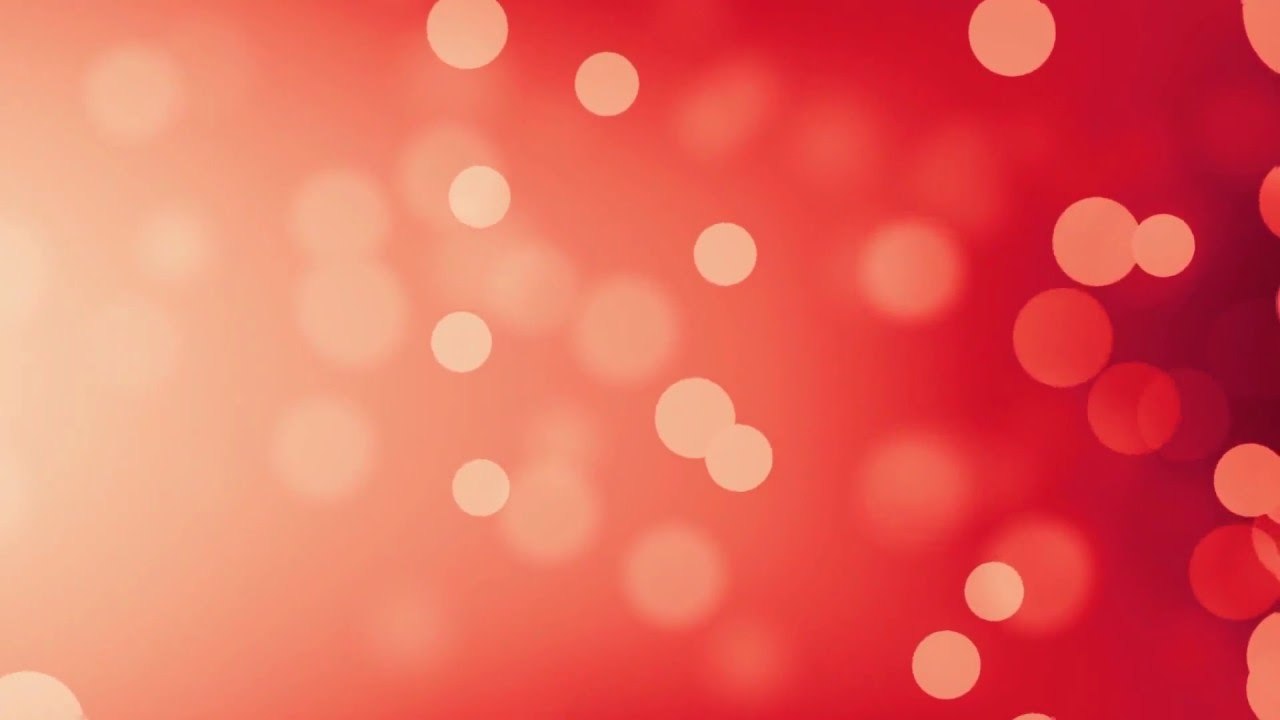
#> input picture OpenCV_study_code/image_data/image_1.jpg, 1280 x 720 px, given in place of 1_F.jpg, which was not available
$ jupyter execute --allow-errors img_processing_tmdhey.ipynb   (older library calls are emulated)   (text cells are left out)
#> lines starting #> are read from the running program, lines starting #| are printed output that depends on the picture; after the words box and inside, x2 and y2 are one past the last pixel; in counts of white or black regions, pixels touching at a corner belong together; pictures that were not available may be replaced by others from this repository, and a replacement may not be noted
[cell 1]
from google.colab import drive
drive.mount('/content/drive')

[cell 2]
# img_path = "/content/drive/MyDrive/cakd_colab/2차플젝/데이터 원본-20211021T022528Z-001/데이터 원본/first"

[cell 3]
# [6 lines left out: function show, not called in this run]

[cell 4]
from google.colab import files
uploaded = files.upload()
#> the answer given: image_1.jpg

[cell 5]
# import

import numpy as np
import cv2
import matplotlib.pyplot as plt
from sklearn.linear_model import LinearRegression
import glob
import math

[cell 6]
# image 가져오기
img = cv2.imread('1_F.jpg',cv2.IMREAD_COLOR)
#> img is the input picture: shape (720, 1280, 3); mean B, G, R 91, 102.3, 229
img_ = img.copy()

[cell 7]
def rotate_image(image, angle):
#> called with angle = 30
    image_center = tuple(np.array(image.shape[1::-1]) / 2)
    rot_mat = cv2.getRotationMatrix2D(image_center, angle, 1.0)
    result = cv2.warpAffine(image, rot_mat, image.shape[1::-1], flags=cv2.INTER_LINEAR,borderMode=cv2.BORDER_CONSTANT,borderValue=(0,0,0))
    return result

a= rotate_image(img,30) # 이미지, 각도
plt.imshow(a)
plt.show()

[cell 8]
# img 크기 (세로,가로,층)
print(img.shape)
#| (720, 1280, 3)
print(tuple(np.array(img.shape)))
#| (720, 1280, 3)

[cell 9]
image_center = tuple(np.array(img.shape[1::-1]) / 2)
image_center

# 1부터 끝까지 -1칸 간격으로 ( == 역순으로) /2
# 원래 (세로,가로,층)인데 (가로,세로)로 만들고싶어서 [1::-1]
# 그리고 거기서 중간지점 구하고싶어서 /2
# (가로,세로,층)

[cell 10]
# img에 중심 좌표 찍기 (가로,세로)형식으로 넣어줘야함
red_color=(255,0,0)
center= cv2.line(img,(444,630),(444,630),red_color,30)

plt.imshow(center)
plt.show()

[cell 11]
# 이동 변환 표현하는 <변환 행렬>
# 영상의 특정 지점을 기준(image_center)으로 회전(angle만큼), scale만큼 확대시켜서
rot_mat = cv2.getRotationMatrix2D(image_center, 10, 1.0) # 이미지 중심지점을 기준으로
rot_mat

[cell 12]
# 이동 변환을 표현하는 어파인 변환 행렬을 만든 후
# cv2.warpAffine 함수로 넘겨주면 이동 변환 완성!

# # 0,0 의미는 입력영상 크기와 동일한 출력 영상 생성
result = cv2.warpAffine(img,# 이미지
                        rot_mat, # 변환행렬
                        img.shape[1::-1], # 결과 영상 크기 (888,1260)
                        flags=cv2.INTER_LINEAR, # 선형 보간법(기본)
                        borderMode=cv2.BORDER_CONSTANT, # 기본값으로
                        borderValue=(0,0,0))

## 참고 (정확도 높일 때 바꿔볼 수 있을지도?)
# flags  --     cv2.INTER_LINEAR - 양선형 보간법(2x2 이웃 픽셀 참조) : 효율굿 속도굿 퀄리티적당
# flags  --     cv2.INTER_CUBIC - 3차회선 보간법(4x4 이웃 픽셀 참조) : LINEAR 보다 느리지만 퀄리티 더 좋음
plt.imshow(result)
plt.show()

[cell 13]
# image 가져오기
img = cv2.imread('1_F.jpg',cv2.IMREAD_COLOR)
img_ = img.copy()
plt.imshow(img)
plt.show()

[cell 14]
img= img_.copy()

[cell 15]
# opencv(bgr) 에서 matplotlib(rgb)로 변경
img = cv2.cvtColor(img, cv2.COLOR_BGR2RGB)

# 이진화
# 마스크 생성을 위해 밝기 강조한 Lab으로 이미지 변환
# Lab : 조명의 영향 없애기 (조명이 있으면 이미지,배경 분리가 어려움. / lab은 lightness 가장 잘 분리)
# Median Filter 과정을 거쳐 조명의 상태를 알아낸 다음 반전 시켜 역조명 채널을 만들어 냄
# 이를 원본 영상에 합성하여 Clear 한 Image 를 만들어 내기
img = cv2.cvtColor(img, cv2.COLOR_BGR2Lab)
#> img: shape (720, 1280, 3); mean of channels 0, 1, 2 127.8, 161.5, 64

plt.imshow(img)
plt.show()

[cell 16]
# 원본-열림 : 값이 크게 튀는 밝은 영역 강조
k = cv2.getStructuringElement(cv2.MORPH_RECT, (50, 50))
img = cv2.morphologyEx(img, cv2.MORPH_TOPHAT, k)
#> img: shape (720, 1280, 3); mean of channels 0, 1, 2 3.7, 1.8, 2.3

plt.imshow(img)
plt.show()

[cell 17]
img.shape

[cell 18]
# 블러 필터 차이
blur1 = cv2.GaussianBlur(img, (15, 15), 0)
#> blur1: shape (720, 1280, 3); mean of channels 0, 1, 2 3.6, 1.8, 2.2
blur2 = cv2.GaussianBlur(img, (9, 9), 0)
#> blur2: shape (720, 1280, 3); mean of channels 0, 1, 2 3.7, 1.8, 2.2
blur3 = cv2.medianBlur(img, 3)
#> blur3: shape (720, 1280, 3); mean of channels 0, 1, 2 3.6, 1.8, 2.2
blur4 = cv2.medianBlur(img, 9)
#> blur4: shape (720, 1280, 3); mean of channels 0, 1, 2 3.5, 1.7, 2.2
blur5= cv2.bilateralFilter(img,-1, 10, 5)
#> blur5: shape (720, 1280, 3); mean of channels 0, 1, 2 3.6, 1.8, 2.2

merged = np.hstack((blur1, blur2 ,blur3, blur4, blur5))
#> merged: shape (720, 6400, 3); mean of channels 0, 1, 2 3.6, 1.8, 2.2

plt.figure(figsize=(12, 60))
plt.imshow(merged)
plt.show()

[cell 19]
# 미디안 블러필터 적용
# img = cv2.medianBlur(img, 3)

# bilateral 필터 적용
img= cv2.bilateralFilter(img,-1, 10, 5)
plt.imshow(img)
plt.show()

[cell 20]
# Lab에서 Grayscale로 이미지 변환 for threshold

img = cv2.cvtColor(img, cv2.COLOR_Lab2BGR)
img = cv2.cvtColor(img, cv2.COLOR_BGR2GRAY)
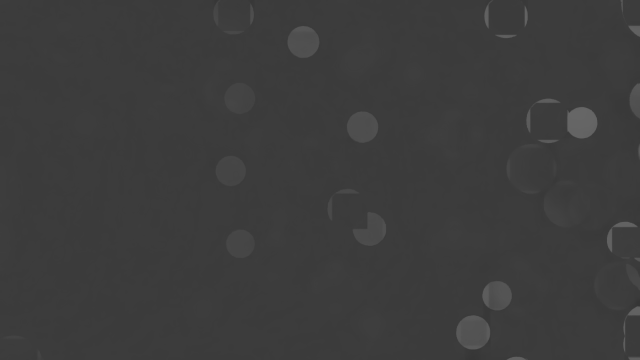
#> img: shape (720, 1280) (shown at 1/2 size); min 53, max 102, mean 60.4

[cell 21]
plt.imshow(img, cmap='gray')
plt.show()

[cell 22]
np.mean(img)
#> Out = 60.44

[cell 23]
# 이진화 : 이미지 픽셀값을 0 or 255(1)로 바꾸는 작업 (배경과 객체 구분)
ret, mask = cv2.threshold(img,
                          np.mean(img), # thresh= 이미지의 평균값을 임계치로
                          255,
                          cv2.THRESH_BINARY)
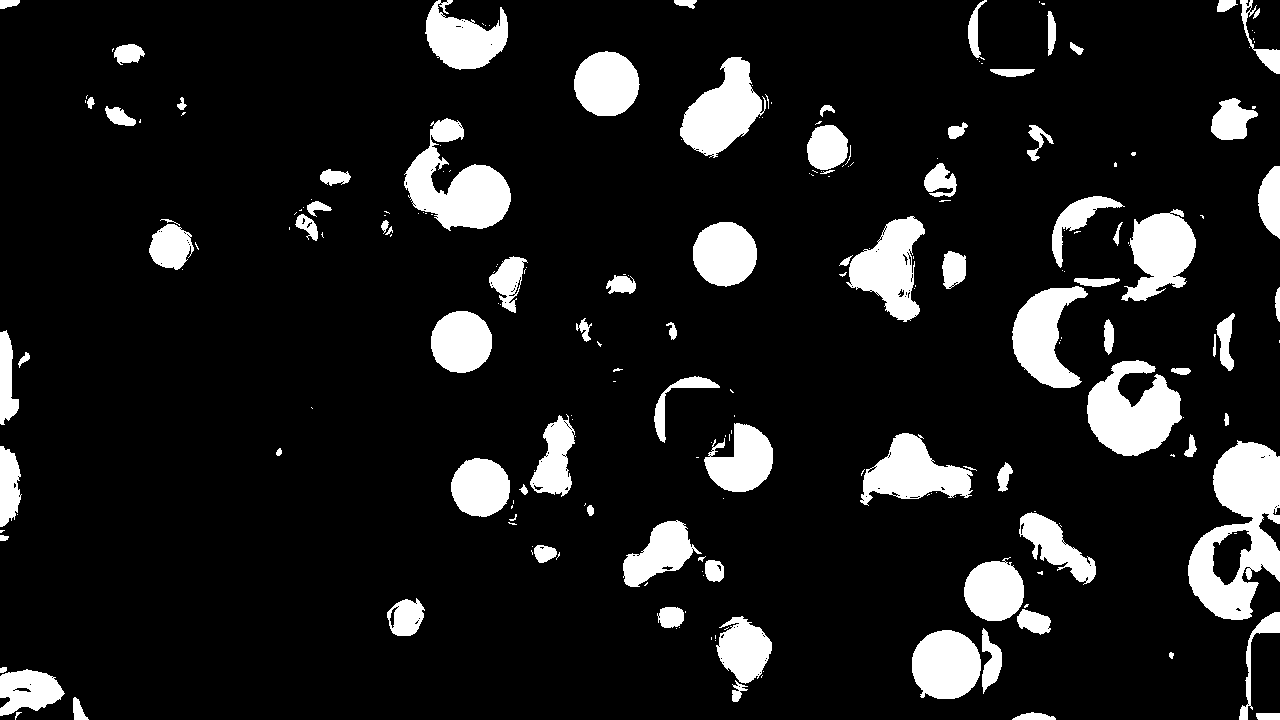
#> mask: shape (720, 1280); 11.5% white; 222 white regions (129 under 20 px)
#> ret = 60

[cell 24]
plt.imshow(mask, cmap='gray')
plt.show()

[cell 25]
# 같은 픽셀 강도를 갖는 애들 연결해줌 (오브젝트 검출)
contours, hierarchy = cv2.findContours(mask, # 마스크에서
                                       cv2.RETR_EXTERNAL, # 바깥쪽 라인만
                                       cv2.CHAIN_APPROX_SIMPLE) # 컨투어 꼭짓점 좌표만 제공
#> contours = 221 contours, 138 with area under 20; largest, box (x1, y1, x2, y2) and area: (1188, 440, 1280, 620) 10180, (404, 118, 511, 231) 5694, (1087, 360, 1182, 456) 5566, (680, 57, 766, 158) 4550, (846, 216, 925, 322) 4345
# 그려주기
cv2.drawContours(mask, contours,
                 -1, (255, 255, 255), -1) # -1: 모든 컨트어 표시
#> mask: shape (720, 1280); 11.7% white; 221 white regions (128 under 20 px)

[cell 26]
plt.imshow(mask, cmap='gray')
plt.show()

[cell 27]
#### 강 조
# 모폴로지
k = cv2.getStructuringElement(cv2.MORPH_RECT, (50, 50))
img = cv2.morphologyEx(img, cv2.MORPH_TOPHAT, k)

[cell 28]
plt.imshow(img, cmap='gray')
plt.show()

[cell 29]
# contrast

img = cv2.cvtColor(img, cv2.COLOR_BGR2RGB)
#> img: shape (720, 1280, 3)
img = cv2.cvtColor(img, cv2.COLOR_BGR2GRAY)

[cell 30]
plt.imshow(img, cmap='gray')
plt.show()

[cell 31]
# 각 img의 평균 픽셀값에 따라 low값과 high값 가중치 설정?

if img.mean() <= 15:
    low = img.mean() * 1.5
#> low = 2.06
    high = img.mean() * 1.6
#> high = 2.19
elif img.mean() <= 20:
    low = img.mean() * 1.5
    high = img.mean() * 1.8
else:
    low = img.mean() * 1.5
    high = img.mean() * 2

[cell 32]
img.mean()
#> Out = 1.37

[cell 33]
# [21 lines of commented-out code are left out]

[cell 34]
# 각 img의 평균 픽셀값에 따라 low값과 high값 가중치 설정?
# contrast
#### 강 조
# 모폴로지
k = cv2.getStructuringElement(cv2.MORPH_RECT, (50, 50))
img = cv2.morphologyEx(img, cv2.MORPH_TOPHAT, k)
img = cv2.cvtColor(img, cv2.COLOR_BGR2RGB)
img = cv2.cvtColor(img, cv2.COLOR_BGR2GRAY)
if img.mean() <= 15:
    low = img.mean() * 1.5
    high = img.mean() * 1.6
elif img.mean() <= 20:
    low = img.mean() * 1.5
    high = img.mean() * 1.8
else:
    low = img.mean() * 1.5
    high = img.mean() * 2
def contrast(img, mask):
    # # Morphlogy - Tophat
    # ksize = int(img.mean() * 0.5)
    # k = cv2.getStructuringElement(cv2.MORPH_RECT, (ksize, ksize))
    # img = cv2.morphologyEx(img, cv2.MORPH_TOPHAT, k)

    # contrast
    low = int(img.mean())*1.3
#> low = 1.3
    high = low + 100
#> high = 101.3
    height, width = img.shape

    img = img.astype("float")
#> img: shape (720, 1280) float64
    img_ = (255 / (high - low)) * (img-low)
    img_ = ((img_>0)*img_)
    img_ = ((img_-255)>0)*255+img_*(img_<255)
    img_ = img_.astype("uint8")
    # 마스크 씌우기
    img = cv2.bitwise_and(img_, mask)

    return img

[cell 35]
img= contrast(img,mask)

[cell 36]
plt.imshow(img, cmap='gray')
plt.show()

[cell 37]
# 뼈강조하고 마스크랑 비트 연산
# 모폴로지
k2 = cv2.getStructuringElement(cv2.MORPH_RECT, (500, 500))
img = cv2.morphologyEx(img, cv2.MORPH_TOPHAT, k2)

[cell 38]
# 컨투어
contours, hierarchy = cv2.findContours(img, cv2.RETR_EXTERNAL, cv2.CHAIN_APPROX_SIMPLE)
#> contours = 202 contours, 114 with area under 20; largest, box (x1, y1, x2, y2) and area: (1188, 440, 1280, 620) 8536, (1087, 360, 1182, 456) 4970, (1121, 209, 1196, 301) 4026, (912, 630, 981, 699) 3698, (574, 51, 640, 116) 3241
cv2.drawContours(img, contours, -1, (255, 255, 255), -1)
#> img: shape (720, 1280); 8.9% white; 202 white regions (104 under 20 px), largest, box (x1, y1, x2, y2) and area: (1188, 440, 1280, 620) 8951, (1087, 360, 1182, 456) 5236, (1121, 209, 1196, 301) 4219

# 마스크랑 비트 연산 - 이미지랑 마스크 둘 다에서 흰색인 부분만 출력
img = cv2.bitwise_and(img, mask)

# 크기 표준화
img = cv2.resize(img, (256, 256), interpolation=cv2.INTER_AREA)
#> img: shape (256, 256)
img = cv2.cvtColor(img, cv2.COLOR_GRAY2BGR)
#> img: shape (256, 256, 3)

[cell 39]
plt.figure(figsize=(12,10))
plt.imshow(img)
plt.show()

[cell 40]
# [20 lines left out: function contrast, not called in this run]


  # alpha = 1.49
  # img = np.clip((1+alpha)*img - 128*alpha, 0, 255).astype(np.uint8)

[cell 41]
def contrast(gray,low=0,high=255):
    height,width = gray.shape
    img_ = gray.astype("float")
    img_ = (255 / (high - low)) * (img_-low)
    img_ = ((img_>0)*img_)
    img_ = ((img_-255)>0)*255+img_*(img_<255)
    img_ = img_.astype("uint8")

    return img_

[cell 42]
# [16 lines left out: function contrast1, not called in this run]

[cell 43]
from google.colab import files
uploaded = files.upload()
#> the answer given: image_2.png

[cell 44]
img = cv2.imread('1_F.jpg',cv2.IMREAD_COLOR)

def merong(img,a,b,c):
  # 이미지 가져오기
  # img = cv2.imread('1_F_손목 - 복사본.jpg',cv2.IMREAD_COLOR)
#> called with a = 55, b = 30, c = 50
  img_ = img.copy()

  # 이미지 Lab
  img = cv2.cvtColor(img, cv2.COLOR_RGB2BGR)
  img = cv2.cvtColor(img, cv2.COLOR_BGR2Lab)

  # 모폴리지
  k = cv2.getStructuringElement(cv2.MORPH_CROSS, (a, a))
  img = cv2.morphologyEx(img, cv2.MORPH_TOPHAT, k)
#> img: shape (720, 1280, 3); mean of channels 0, 1, 2 2.5, 1, 1.4

  # 필터
  img = cv2.bilateralFilter(img,-1, 10, 5)
#> img: shape (720, 1280, 3); mean of channels 0, 1, 2 2.4, 0.9, 1.4

  # Lab to gray for binary
  img = cv2.cvtColor(img, cv2.COLOR_Lab2BGR)
  img = cv2.cvtColor(img, cv2.COLOR_BGR2GRAY)
#> img: shape (720, 1280)

  # binary
  ret, mask = cv2.threshold(img,
                          np.mean(img), # thresh= 이미지의 평균값을 임계치로
                          255,
                          cv2.THRESH_BINARY)
#> mask: shape (720, 1280); 10.2% white; 189 white regions (84 under 20 px)
#> ret = 60

  # 같은 픽셀 강도를 갖는 애들 연결해줌 (오브젝트 검출)
  contours, hierarchy = cv2.findContours(mask, # 마스크에서
                                         cv2.RETR_EXTERNAL, # 바깥쪽 라인만
                                         cv2.CHAIN_APPROX_SIMPLE) # 컨투어 꼭짓점 좌표만 제공
#> contours = 189 contours, 87 with area under 20; largest, box (x1, y1, x2, y2) and area: (1088, 367, 1224, 455) 5531, (847, 217, 957, 319) 5434, (1013, 289, 1108, 387) 5231, (859, 440, 965, 528) 4832, (682, 71, 775, 157) 3361
  # 그려주기
  cv2.drawContours(mask, contours,
                   -1, (255, 255, 255), -1) # -1: 모든 컨트어 표시
#> mask: shape (720, 1280); 10.2% white; 189 white regions (84 under 20 px)


  #### 강 조
  # 모폴로지
  k = cv2.getStructuringElement(cv2.MORPH_CROSS, (b, b))
  img = cv2.morphologyEx(img, cv2.MORPH_TOPHAT, k)

  # contrast
  img = cv2.cvtColor(img, cv2.COLOR_BGR2RGB)
#> img: shape (720, 1280, 3)
  img = cv2.cvtColor(img, cv2.COLOR_BGR2GRAY)


  # [13 lines of commented-out code are left out]
  k2 = cv2.getStructuringElement(cv2.MORPH_CROSS, (c, c))
  img = cv2.morphologyEx(img, cv2.MORPH_TOPHAT, k2)

  # contrast 함수 넣어주기
  img= contrast(img,mask)
#> in contrast, `img_ = (255 / (high - low)) * (img_-low)`:
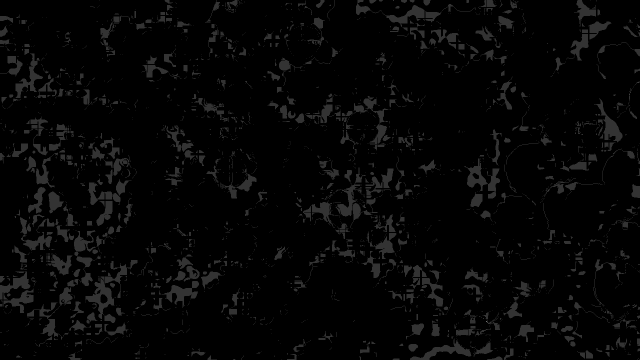
#> img_: shape (720, 1280) float64 (shown at 1/2 size); 10.23% of the values are NaN or infinite; the others: min 0, max 5, mean 0.124; drawn with min black, max white, NaN and infinite black


  # 컨투어
  contours, hierarchy = cv2.findContours(img, cv2.RETR_EXTERNAL, cv2.CHAIN_APPROX_SIMPLE)
#> contours = 2747 contours, 2337 with area under 20; largest, box (x1, y1, x2, y2) and area: (171, 520, 275, 638) 2508, (929, 317, 1000, 397) 1816, (764, 10, 884, 55) 1394, (820, 677, 943, 720) 1317, (1188, 197, 1245, 285) 1276
  cv2.drawContours(img, contours, -1, (255, 255, 255), -1)
#> img: shape (720, 1280); 11.2% white; 2747 white regions (2188 under 20 px), largest, box (x1, y1, x2, y2) and area: (171, 520, 275, 638) 2830, (929, 317, 1000, 397) 2027, (764, 10, 884, 55) 1576

  # 마스크랑 비트 연산 - 이미지랑 마스크 둘 다에서 흰색인 부분만 출력
  img = cv2.bitwise_and(img, mask)
#> img: shape (720, 1280); 0% white in thin lines or dots, all inside (x1, y1, x2, y2) = (432, 17, 1108, 357)

  # 크기 표준화
  # img = cv2.resize(img, (256, 256), interpolation=cv2.INTER_AREA)
  img = cv2.cvtColor(img, cv2.COLOR_GRAY2BGR)

  plt.figure(figsize=(12,10))
  plt.imshow(img)
  plt.show()


# merong(img)

[cell 45]
merong(img,55,30,50)

[cell 46]
import os
path = '/content/drive/MyDrive/cakd_colab/2차플젝/데이터 원본/데이터 원본/first'
dir_list = os.listdir(path)
print(dir_list)

for item in dir_list[:5] :
  img = cv2.imread(path+'/'+f'{item}',cv2.IMREAD_COLOR)
  merong(img,60,50,50)
#> call 2 of merong, with a = 60, b = 50, c = 50
#> in merong (call 2), `ret, mask = cv2.threshold(img, np.mean(img),`:
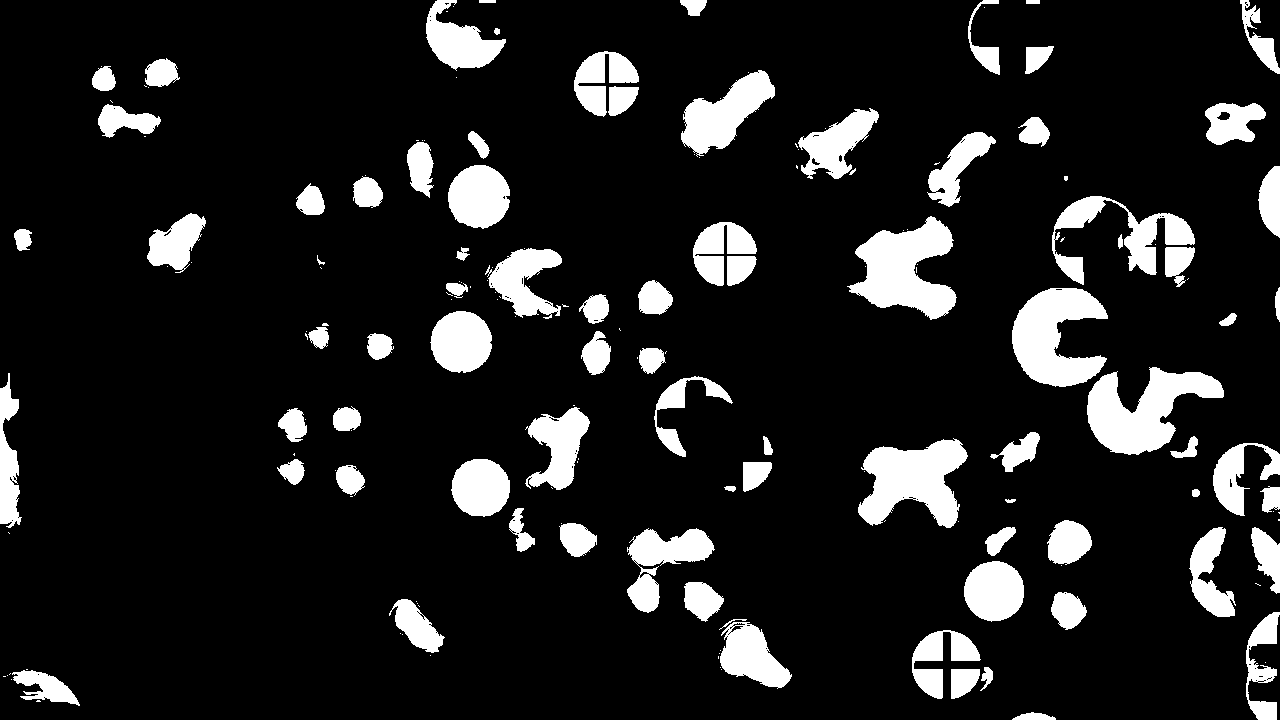
#> mask: shape (720, 1280); 12.5% white; 176 white regions (91 under 20 px)
#> in merong (call 2), `contours, hierarchy = cv2.findContours(mask,`: contours = 176 contours, 94 with area under 20; largest, box (x1, y1, x2, y2) and area: (847, 216, 957, 320) 6126, (1087, 367, 1224, 455) 6074, (858, 438, 968, 528) 5827, (1012, 288, 1108, 387) 5711, (681, 70, 775, 157) 3769
#> in merong (call 2), `contours, hierarchy = cv2.findContours(img, cv2.RETR_EXTERNAL, cv2.CHA..`: contours = 2368 contours, 1938 with area under 20; largest, box (x1, y1, x2, y2) and area: (24, 400, 187, 578) 9269, (106, 507, 275, 674) 8371, (676, 405, 824, 558) 7543, (636, 183, 828, 381) 7003, (820, 597, 944, 720) 4429

#> (a cell that did not finish here is left out)

[cell 48]
# 이미지 가져오기
# img = cv2.imread('1_F_손목 - 복사본.jpg',cv2.IMREAD_COLOR)
img_ = img.copy()

# 이미지 Lab
img_1 = cv2.cvtColor(img, cv2.COLOR_BGR2RGB)
img_1 = cv2.cvtColor(img_1, cv2.COLOR_BGR2Lab)

# 모폴리지
k = cv2.getStructuringElement(cv2.MORPH_RECT, (50, 50))
img_2 = cv2.morphologyEx(img_1, cv2.MORPH_TOPHAT, k)

# 필터
img_3 = cv2.bilateralFilter(img_2,-1, 10, 5)

# Lab to gray for binary
img_4 = cv2.cvtColor(img_3, cv2.COLOR_Lab2BGR)
img_4 = cv2.cvtColor(img_4, cv2.COLOR_BGR2GRAY)

# binary
ret, mask = cv2.threshold(img_4,
                        np.mean(img_4), # thresh= 이미지의 평균값을 임계치로
                        255,
                        cv2.THRESH_BINARY)

# 같은 픽셀 강도를 갖는 애들 연결해줌 (오브젝트 검출)
contours, hierarchy = cv2.findContours(mask, # 마스크에서
                                        cv2.RETR_EXTERNAL, # 바깥쪽 라인만
                                        cv2.CHAIN_APPROX_SIMPLE) # 컨투어 꼭짓점 좌표만 제공
#> contours = 221 contours, 138 with area under 20; largest, box (x1, y1, x2, y2) and area: (1188, 440, 1280, 620) 10180, (404, 118, 511, 231) 5694, (1087, 360, 1182, 456) 5566, (680, 57, 766, 158) 4550, (846, 216, 925, 322) 4345
# 그려주기
cv2.drawContours(mask, contours,
                  -1, (255, 255, 255), -1) # -1: 모든 컨트어 표시


#### 강 조
# 모폴로지
k = cv2.getStructuringElement(cv2.MORPH_RECT, (50, 50))
img_5 = cv2.morphologyEx(img_4, cv2.MORPH_TOPHAT, k)

# contrast
img_6 = cv2.cvtColor(img_5, cv2.COLOR_BGR2RGB)
img_6 = cv2.cvtColor(img_6, cv2.COLOR_BGR2GRAY)


if img_6.mean() <= 15:
    low = img_6.mean() * 1.5
    high = img_6.mean() * 1.6
elif img_6.mean() <= 20:
    low = img_6.mean() * 1.5
    high = img_6.mean() * 1.8
else:
    low = img_6.mean() * 1.5
    high = img_6.mean() * 2

# contrast 함수 넣어주기
img_7= contrast(img_6,mask)

# 뼈강조하고 마스크랑 비트 연산
# 모폴로지
k2 = cv2.getStructuringElement(cv2.MORPH_RECT, (500, 500))
img_8 = cv2.morphologyEx(img_7, cv2.MORPH_TOPHAT, k2)

# 컨투어
contours, hierarchy = cv2.findContours(img_8, cv2.RETR_EXTERNAL, cv2.CHAIN_APPROX_SIMPLE)
#> contours = 562 contours, 417 with area under 20; largest, box (x1, y1, x2, y2) and area: (0, 0, 1156, 720) 404488, (941, 445, 1251, 720) 27972, (0, 548, 231, 720) 12670, (1118, 296, 1280, 459) 10727, (1046, 182, 1216, 359) 9836
cv2.drawContours(img_8, contours, -1, (255, 255, 255), -1)

# 마스크랑 비트 연산 - 이미지랑 마스크 둘 다에서 흰색인 부분만 출력
img_9 = cv2.bitwise_and(img_8, mask)

# 크기 표준화
img_10 = cv2.resize(img_9, (256, 256), interpolation=cv2.INTER_AREA)
img_10 = cv2.cvtColor(img_10, cv2.COLOR_GRAY2BGR)

# [10 lines of commented-out code are left out]
